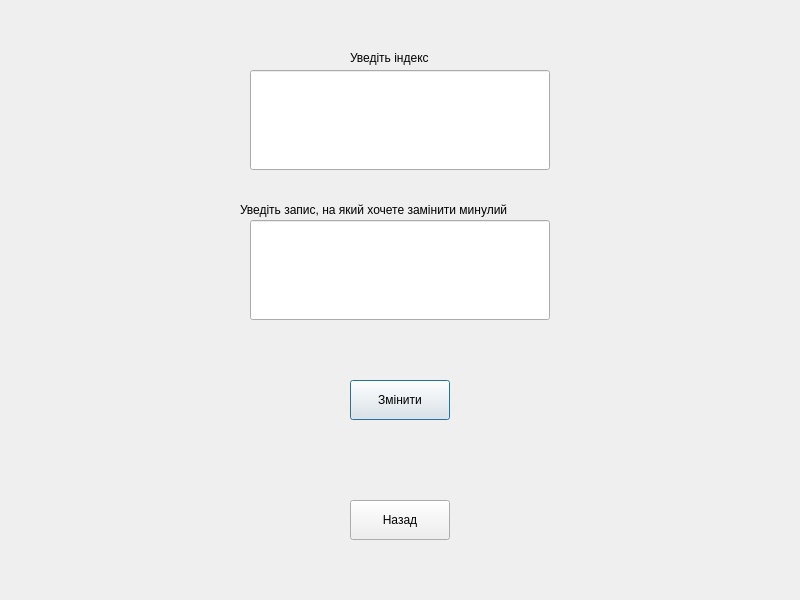
<?xml version="1.0" encoding="UTF-8"?>
<ui version="4.0">
 <class>EditDialogWindow</class>
 <widget class="QDialog" name="EditDialogWindow">
  <property name="geometry">
   <rect>
    <x>0</x>
    <y>0</y>
    <width>800</width>
    <height>600</height>
   </rect>
  </property>
  <property name="windowTitle">
   <string>Dialog</string>
  </property>
  <widget class="QLineEdit" name="inputIndex">
   <property name="geometry">
    <rect>
     <x>250</x>
     <y>70</y>
     <width>300</width>
     <height>100</height>
    </rect>
   </property>
  </widget>
  <widget class="QLineEdit" name="inputText">
   <property name="geometry">
    <rect>
     <x>250</x>
     <y>220</y>
     <width>300</width>
     <height>100</height>
    </rect>
   </property>
  </widget>
  <widget class="QPushButton" name="pushButton">
   <property name="geometry">
    <rect>
     <x>350</x>
     <y>380</y>
     <width>100</width>
     <height>40</height>
    </rect>
   </property>
   <property name="text">
    <string>Змiнити</string>
   </property>
  </widget>
  <widget class="QPushButton" name="pushButtonBack">
   <property name="geometry">
    <rect>
     <x>350</x>
     <y>500</y>
     <width>100</width>
     <height>40</height>
    </rect>
   </property>
   <property name="text">
    <string>Назад</string>
   </property>
  </widget>
  <widget class="QLabel" name="label">
   <property name="geometry">
    <rect>
     <x>350</x>
     <y>50</y>
     <width>91</width>
     <height>16</height>
    </rect>
   </property>
   <property name="text">
    <string>Уведiть iндекс</string>
   </property>
  </widget>
  <widget class="QLabel" name="label_2">
   <property name="geometry">
    <rect>
     <x>240</x>
     <y>200</y>
     <width>311</width>
     <height>20</height>
    </rect>
   </property>
   <property name="text">
    <string>Уведiть запис, на який хочете замiнити минулий</string>
   </property>
  </widget>
 </widget>
 <resources/>
 <connections/>
</ui>
